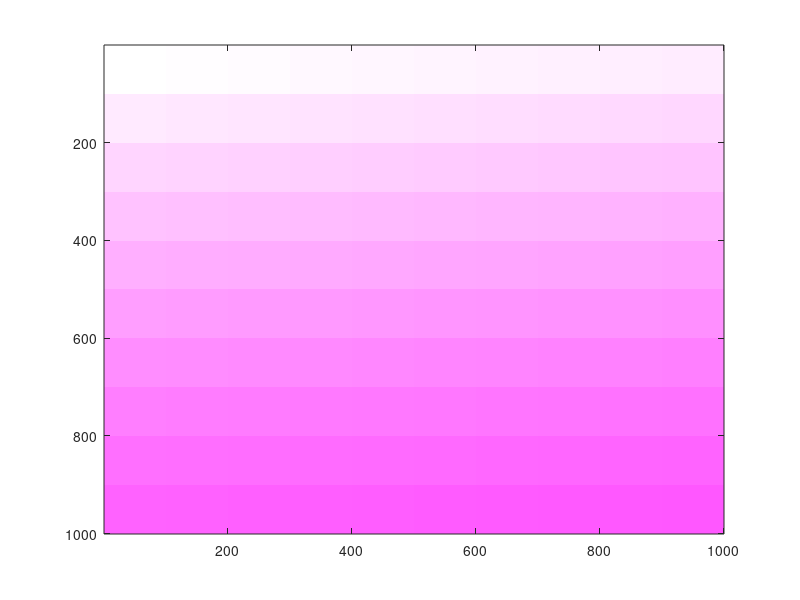

This figure's MATLAB source: (Note: this script raises an error after producing the figure.)
% Generate HDR patterns for measuring

im = zeros(1000,1000,3);

k = 0;
for i = 0:9
    for j = 0:9
        jnd = 1 - k*(1/255);
        lum = jnd .^ 2.2;
        
        row = i * 100 + 1;
        col = j * 100 + 1;
        im(row:row+99,col:col+99,1) = 1;
        im(row:row+99,col:col+99,2) = lum;
        im(row:row+99,col:col+99,3) = 1;
        k = k + 1;
    end
end

imagesc(im)
hdrwrite(im,'myhdr_per_255rc.hdr');

